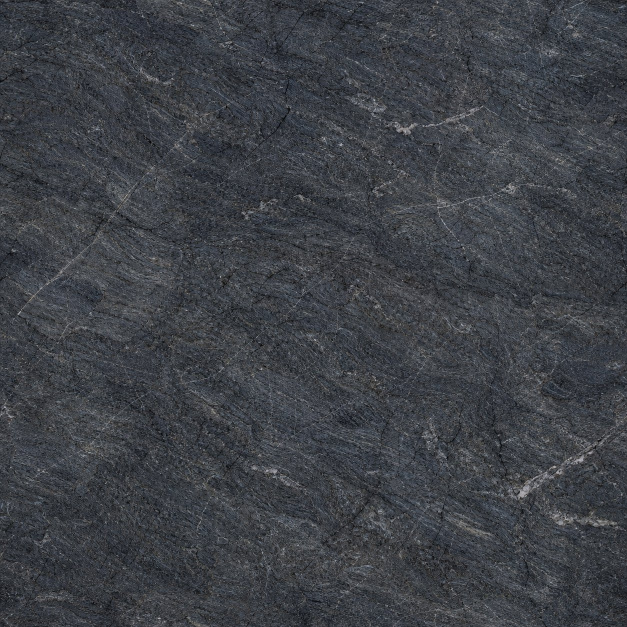
#> input picture ArtSource/_Archive/Iteration11/bedrock.jpg, 1254 x 1254 px, given in place of iron-ore.jpg, which was not available (shown at 1/2 size)
$ python build_materials_v6.py
#> lines starting #> are read from the running program, lines starting #| are printed output that depends on the picture; pictures that were not available may be replaced by others from this repository, and a replacement may not be noted
"""Iteration 11. Eight actual AI image masters -> seamless 512px material derivatives.
Normal/height/AO are ESTIMATES from image luminance, not measured scans. Additional
geology/masonry derives from these masters; gold/silver/tin are separately identified
resources, not random visual skins. JPEG albedo q95 4:4:4; lossless RGB normals/packed
RGBA masks. Run after v5; then build_animal_materials.py, then build_voxel_items.py. No export ZIPs are produced.
"""
from pathlib import Path
import json
import numpy as np
from PIL import Image,ImageFilter
R=Path(__file__).resolve().parents[1]; O=R/'Assets/Art/PBR'; S=R/'ArtSource/Textures/Iteration11'; N=512
y,x=np.mgrid[:N,:N]
def master(n):return np.asarray(Image.open(S/(n+'.jpg')).convert('RGB').resize((N,N),Image.Resampling.LANCZOS),float)/255
#> called with n = 'iron-ore'
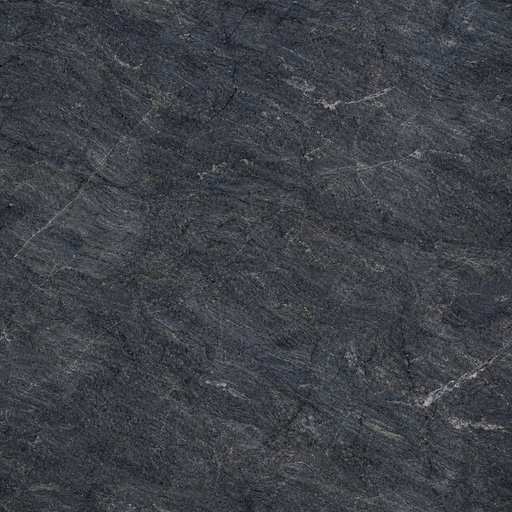
#> returned value: shape (512, 512, 3) float64; mean of channels 0, 1, 2 0.244, 0.255, 0.278; drawn as R, G, B
A={n:master(n) for n in ['iron-ore','copper-ore','gold-ore','coal-ore','bedrock','limestone-marble','obsidian','clay-brick']}
#> call 2 of master, with n = 'copper-ore'
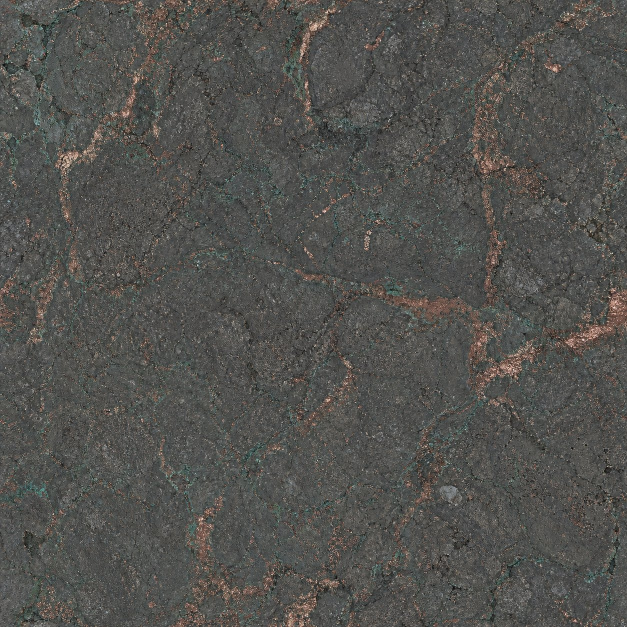
#> input picture ArtSource/_Archive/Iteration11/copper-ore.jpg, 1254 x 1254 px, found by its file name (shown at 1/2 size)
#> in master (call 2), `def master(n):return np.asarray(Image.open(S/(n+'.jpg')).convert('RGB'..`:
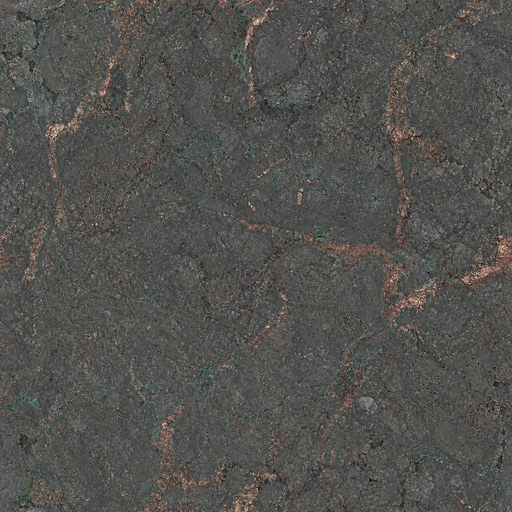
#> returned value: shape (512, 512, 3) float64; mean of channels 0, 1, 2 0.325, 0.323, 0.309; drawn as R, G, B
#> call 3 of master, with n = 'gold-ore'
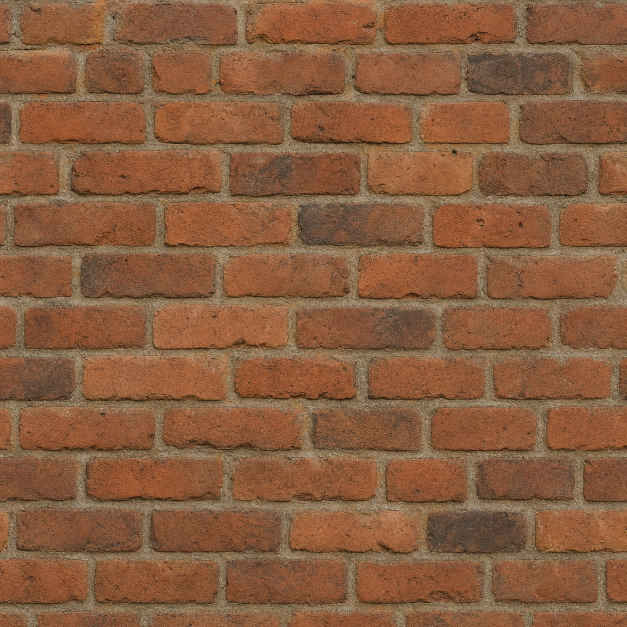
#> input picture ArtSource/_Archive/Iteration11/clay-brick.jpg, 1254 x 1254 px, given in place of gold-ore.jpg, which was not available (shown at 1/2 size)
#> in master (call 3), `def master(n):return np.asarray(Image.open(S/(n+'.jpg')).convert('RGB'..`:
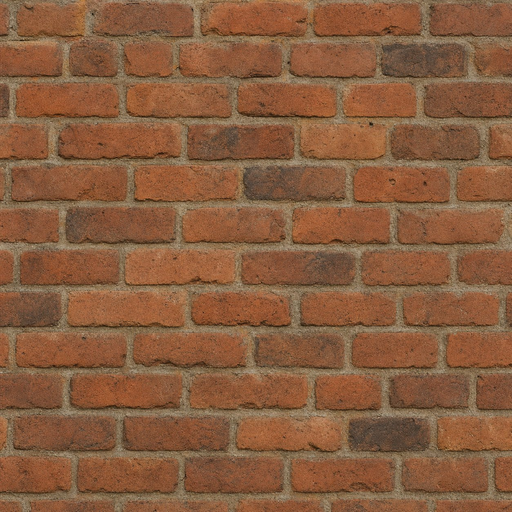
#> returned value: shape (512, 512, 3) float64; mean of channels 0, 1, 2 0.535, 0.364, 0.247; drawn as R, G, B
#> call 4 of master, with n = 'coal-ore'
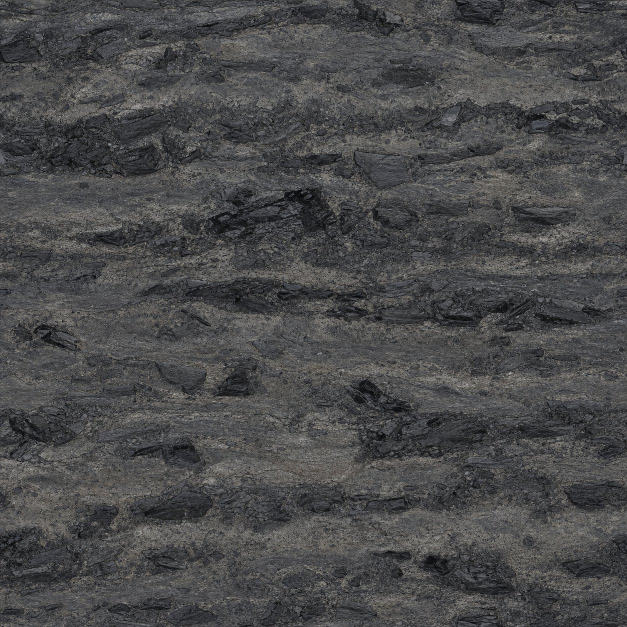
#> input picture ArtSource/_Archive/Iteration11/coal-ore.jpg, 1254 x 1254 px, found by its file name (shown at 1/2 size)
#> in master (call 4), `def master(n):return np.asarray(Image.open(S/(n+'.jpg')).convert('RGB'..`:
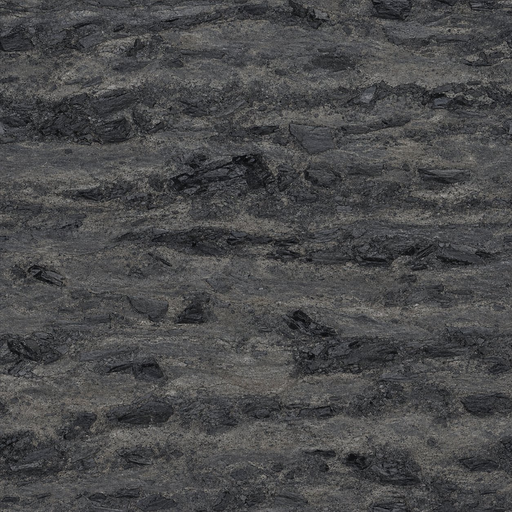
#> returned value: shape (512, 512, 3) float64; mean of channels 0, 1, 2 0.291, 0.292, 0.295; drawn as R, G, B
#> (the run stopped early here; a loop or call above may not have finished)
